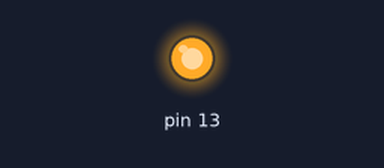
This sketch was run on a simulated Arduino Uno, built with avr-gcc and run on an emulated ATmega328P. Parts: output pins drawn as LEDs (lit = HIGH).

Above: at 0.5 s.
At 2.5 s:
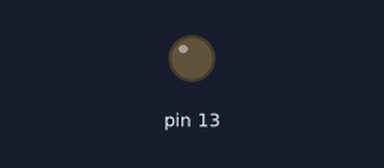
Timing chart, 0 to 5.2 s (numbered marks = the images above):
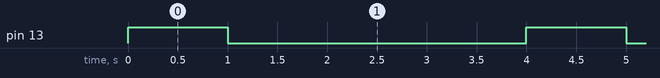

The sketch:

1_nhayLed.ino
```cpp
void setup() {
  pinMode(13, OUTPUT);
}
int a = 1;
void loop() {
  while (1)
  { if (a % 2 == 1)
    {
      digitalWrite(13, 1);
      delay(1000);
    }
    else
    {
      digitalWrite(13, 0);
      delay(3000);
    }
    a = a + 1;
  }
}
```

Measured:
- by itself, pin 13: alternates HIGH for 1.0 s and LOW for 3.0 s
